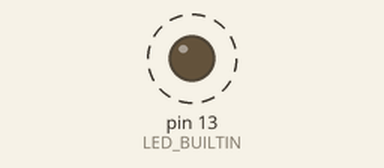
Bench run of a sketch on a simulated Arduino Uno, built with avr-gcc and run on an emulated ATmega328P. On the bench: output pins drawn as LEDs (lit = HIGH). Dashed ring = blinking. What the sketch prints to the serial monitor is not drawn.

Above: at 1.2 s.
Timing chart, 0 to 5.6 s (numbered marks = the images above):
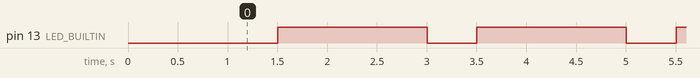

Measured:
- by itself, pin 13 (LED_BUILTIN): alternates HIGH for 1.5 s and LOW for 0.50 s

The sketch:

test_esp8266.ino
```cpp
/*
 * test_esp8266.ino
 *
 * Simple test to verify ESP8266 is working and can be programmed.
 * Just blinks the built-in LED and sends messages over serial.
 */

void setup() {
    Serial.begin(115200);
    pinMode(LED_BUILTIN, OUTPUT);

    delay(1000);
    Serial.println("");
    Serial.println("=== ESP8266 Test Program ===");
    Serial.println("If you see this, ESP8266 is working!");
    Serial.println("Built-in LED should be blinking");
}

void loop() {
    // Blink LED
    digitalWrite(LED_BUILTIN, LOW);   // Turn LED on (LOW = on for ESP8266)
    delay(500);
    digitalWrite(LED_BUILTIN, HIGH);  // Turn LED off
    delay(500);

    // Send serial message
    static int counter = 0;
    Serial.print("ESP8266 alive! Count: ");
    Serial.println(counter++);

    delay(1000);
}
```
